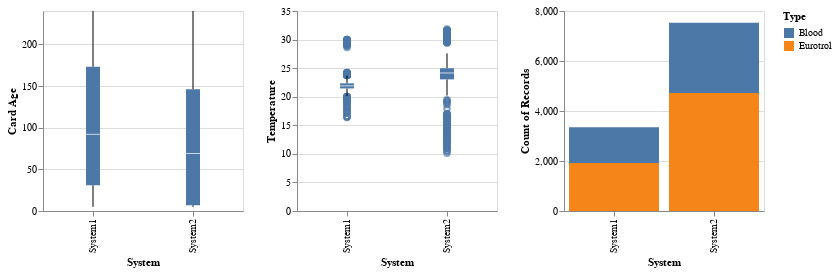

Source (notebook cell):
### Code cell
import altair as alt
from altair_data_server import data_server
alt.data_transformers.enable('vegafusion')
A_Merged = pd.concat([A1_Merged, A2_Merged], ignore_index=True)
A_Merged = A_Merged.assign(System=np.where(A_Merged.index < len(A1_Merged), 'System1', 'System2'))
df = A_Merged[['FluidType','AgeOfCardInDaysAtTimeOfTest','AmbientTemperature','System']]
df['Type'] = df['FluidType'].apply(lambda x: 'Eurotrol' if x.startswith('Eurotrol') else 'Blood')
cardage = alt.Chart(df).mark_boxplot().encode(
    y=alt.Y('AgeOfCardInDaysAtTimeOfTest:Q', title='Card Age'),
    x='System'
    ).properties(width=200, height=200)

temperature = alt.Chart(df).mark_boxplot().encode(
    y=alt.Y('AmbientTemperature:Q',title='Temperature'),
    x='System'
).properties(width=200, height=200)

FluidType = alt.Chart(df).mark_bar().encode(
    x='System:N',
    y='count()',
    color='Type'
).properties(width=200, height=200)

cardage | temperature | FluidType

### Figure 1 — Vega specification as saved in the notebook (floating-point values rounded to 4 significant figures; data arrays with more than 128 entries replaced by an {"elided": "..."} marker saying what was removed)
{"$schema": "https://vega.github.io/schema/vega/v5.json", "data": [{"name": "source_0"}, {"name": "data_0"}, {"name": "data_1", "values": []}, {"name": "data_2"}, {"name": "data_3", "values": [{"System": "System1", "lower_box_AgeOfCardInDaysAtTimeOfTest": 31.0, "lower_whisker_AgeOfCardInDaysAtTimeOfTest": 5, "upper_whisker_AgeOfCardInDaysAtTimeOfTest": 240}, {"System": "System2", "lower_box_AgeOfCardInDaysAtTimeOfTest": 7.0, "lower_whisker_AgeOfCardInDaysAtTimeOfTest": 5, "upper_whisker_AgeOfCardInDaysAtTimeOfTest": 240}]}, {"name": "data_4", "values": [{"System": "System1", "lower_whisker_AgeOfCardInDaysAtTimeOfTest": 5, "upper_box_AgeOfCardInDaysAtTimeOfTest": 173.0, "upper_whisker_AgeOfCardInDaysAtTimeOfTest": 240}, {"System": "System2", "lower_whisker_AgeOfCardInDaysAtTimeOfTest": 5, "upper_box_AgeOfCardInDaysAtTimeOfTest": 146.0, "upper_whisker_AgeOfCardInDaysAtTimeOfTest": 240}]}, {"name": "data_5"}, {"name": "data_6", "values": {"elided": "289 records"}}, {"name": "data_7"}, {"name": "data_8", "values": [{"System": "System1", "lower_box_AmbientTemperature": 21.45, "lower_whisker_AmbientTemperature": 20.12, "upper_whisker_AmbientTemperature": 23.68}, {"System": "System2", "lower_box_AmbientTemperature": 23.03, "lower_whisker_AmbientTemperature": 20.19, "upper_whisker_AmbientTemperature": 27.58}]}, {"name": "data_9", "values": [{"System": "System1", "lower_whisker_AmbientTemperature": 20.12, "upper_box_AmbientTemperature": 22.34, "upper_whisker_AmbientTemperature": 23.68}, {"System": "System2", "lower_whisker_AmbientTemperature": 20.19, "upper_box_AmbientTemperature": 24.98, "upper_whisker_AmbientTemperature": 27.58}]}, {"name": "data_10"}, {"name": "data_11", "values": [{"System": "System1", "lower_box_AmbientTemperature": 21.45, "max_AmbientTemperature": 30.02, "mid_box_AmbientTemperature": 21.9, "min_AmbientTemperature": 16.35, "upper_box_AmbientTemperature": 22.34}, {"System": "System2", "lower_box_AmbientTemperature": 23.03, "max_AmbientTemperature": 31.85, "mid_box_AmbientTemperature": 24.16, "min_AmbientTemperature": 10.13, "upper_box_AmbientTemperature": 24.98}]}, {"name": "data_12", "values": [{"System": "System1", "lower_box_AmbientTemperature": 21.45, "max_AmbientTemperature": 30.02, "mid_box_AmbientTemperature": 21.9, "min_AmbientTemperature": 16.35, "upper_box_AmbientTemperature": 22.34}, {"System": "System2", "lower_box_AmbientTemperature": 23.03, "max_AmbientTemperature": 31.85, "mid_box_AmbientTemperature": 24.16, "min_AmbientTemperature": 10.13, "upper_box_AmbientTemperature": 24.98}]}, {"name": "data_13", "values": [{"System": "System1", "lower_box_AgeOfCardInDaysAtTimeOfTest": 31.0, "max_AgeOfCardInDaysAtTimeOfTest": 240, "mid_box_AgeOfCardInDaysAtTimeOfTest": 92, "min_AgeOfCardInDaysAtTimeOfTest": 5, "upper_box_AgeOfCardInDaysAtTimeOfTest": 173.0}, {"System": "System2", "lower_box_AgeOfCardInDaysAtTimeOfTest": 7.0, "max_AgeOfCardInDaysAtTimeOfTest": 240, "mid_box_AgeOfCardInDaysAtTimeOfTest": 69, "min_AgeOfCardInDaysAtTimeOfTest": 5, "upper_box_AgeOfCardInDaysAtTimeOfTest": 146.0}]}, {"name": "data_14", "values": [{"System": "System1", "lower_box_AgeOfCardInDaysAtTimeOfTest": 31.0, "max_AgeOfCardInDaysAtTimeOfTest": 240, "mid_box_AgeOfCardInDaysAtTimeOfTest": 92, "min_AgeOfCardInDaysAtTimeOfTest": 5, "upper_box_AgeOfCardInDaysAtTimeOfTest": 173.0}, {"System": "System2", "lower_box_AgeOfCardInDaysAtTimeOfTest": 7.0, "max_AgeOfCardInDaysAtTimeOfTest": 240, "mid_box_AgeOfCardInDaysAtTimeOfTest": 69, "min_AgeOfCardInDaysAtTimeOfTest": 5, "upper_box_AgeOfCardInDaysAtTimeOfTest": 146.0}]}, {"name": "data_15", "values": [{"System": "System1", "Type": "Eurotrol", "__count": 1916, "__count_end": 1916.0, "__count_start": 0.0}, {"System": "System1", "Type": "Blood", "__count": 1433, "__count_end": 3349.0, "__count_start": 1916.0}, {"System": "System2", "Type": "Eurotrol", "__count": 4724, "__count_end": 4724.0, "__count_start": 0.0}, {"System": "System2", "Type": "Blood", "__count": 2811, "__count_end": 7535.0, "__count_start": 4724.0}]}, {"name": "data_15_color_domain_Type", "values": [{"Type": "Eurotrol"}, {"Type": "Blood"}]}, {"name": "data_1_concat_0_x_domain_System_0", "values": []}, {"name": "data_3_concat_0_x_domain_System_1", "values": [{"System": "System1"}, {"System": "System2"}]}, {"name": "data_4_concat_0_x_domain_System_2", "values": [{"System": "System1"}, {"System": "System2"}]}, {"name": "data_13_concat_0_x_domain_System_3", "values": [{"System": "System1"}, {"System": "System2"}]}, {"name": "data_14_concat_0_x_domain_System_4", "values": [{"System": "System1"}, {"System": "System2"}]}, {"name": "data_6_concat_1_x_domain_System_0", "values": [{"System": "System1"}, {"System": "System2"}]}, {"name": "data_8_concat_1_x_domain_System_1", "values": [{"System": "System1"}, {"System": "System2"}]}, {"name": "data_9_concat_1_x_domain_System_2", "values": [{"System": "System1"}, {"System": "System2"}]}, {"name": "data_11_concat_1_x_domain_System_3", "values": [{"System": "System1"}, {"System": "System2"}]}, {"name": "data_12_concat_1_x_domain_System_4", "values": [{"System": "System1"}, {"System": "System2"}]}, {"name": "data_15_concat_2_x_domain_System", "values": [{"System": "System1"}, {"System": "System2"}]}], "signals": [{"name": "childWidth", "value": 200}], "marks": [{"type": "group", "name": "concat_0_group", "encode": {"update": {"height": {"signal": "height"}, "width": {"signal": "childWidth"}}}, "marks": [{"type": "symbol", "name": "concat_0_layer_0_layer_0_marks", "from": {"data": "data_1"}, "encode": {"update": {"ariaRoleDescription": {"value": "point"}, "opacity": {"value": 0.7}, "stroke": {"value": "#4c78a8"}, "fill": {"value": "transparent"}, "description": {"signal": "\"System: \" + (isValid(datum[\"System\"]) ? datum[\"System\"] : \"\"+datum[\"System\"]) + \"; Card Age: \" + (format(datum[\"AgeOfCardInDaysAtTimeOfTest\"], \"\"))"}, "x": {"field": "System", "scale": "concat_0_x", "band": 0.5}, "y": {"field": "AgeOfCardInDaysAtTimeOfTest", "scale": "concat_0_y"}}}, "style": ["point", "boxplot-outliers"]}, {"type": "rule", "name": "concat_0_layer_0_layer_1_layer_0_marks", "from": {"data": "data_3"}, "encode": {"update": {"y": {"field": "lower_whisker_AgeOfCardInDaysAtTimeOfTest", "scale": "concat_0_y"}, "tooltip": {"signal": "{\"Upper Whisker of Card Age\": format(datum[\"upper_whisker_AgeOfCardInDaysAtTimeOfTest\"], \"\"), \"Lower Whisker of Card Age\": format(datum[\"lower_whisker_AgeOfCardInDaysAtTimeOfTest\"], \"\"), \"System\": isValid(datum[\"System\"]) ? datum[\"System\"] : \"\"+datum[\"System\"]}"}, "stroke": {"value": "black"}, "x": {"field": "System", "scale": "concat_0_x", "band": 0.5}, "y2": {"field": "lower_box_AgeOfCardInDaysAtTimeOfTest", "scale": "concat_0_y"}}}, "aria": false, "style": ["rule", "boxplot-rule"]}, {"type": "rule", "name": "concat_0_layer_0_layer_1_layer_1_marks", "from": {"data": "data_4"}, "encode": {"update": {"y2": {"field": "upper_whisker_AgeOfCardInDaysAtTimeOfTest", "scale": "concat_0_y"}, "stroke": {"value": "black"}, "tooltip": {"signal": "{\"Upper Whisker of Card Age\": format(datum[\"upper_whisker_AgeOfCardInDaysAtTimeOfTest\"], \"\"), \"Lower Whisker of Card Age\": format(datum[\"lower_whisker_AgeOfCardInDaysAtTimeOfTest\"], \"\"), \"System\": isValid(datum[\"System\"]) ? datum[\"System\"] : \"\"+datum[\"System\"]}"}, "x": {"field": "System", "scale": "concat_0_x", "band": 0.5}, "y": {"field": "upper_box_AgeOfCardInDaysAtTimeOfTest", "scale": "concat_0_y"}}}, "aria": false, "style": ["rule", "boxplot-rule"]}, {"type": "rect", "name": "concat_0_layer_1_layer_0_marks", "from": {"data": "data_13"}, "encode": {"update": {"fill": {"value": "#4c78a8"}, "description": {"signal": "\"System: \" + (isValid(datum[\"System\"]) ? datum[\"System\"] : \"\"+datum[\"System\"]) + \"; Card Age: \" + (format(datum[\"lower_box_AgeOfCardInDaysAtTimeOfTest\"], \"\")) + \"; upper_box_AgeOfCardInDaysAtTimeOfTest: \" + (format(datum[\"upper_box_AgeOfCardInDaysAtTimeOfTest\"], \"\")) + \"; Max of Card Age: \" + (format(datum[\"max_AgeOfCardInDaysAtTimeOfTest\"], \"\")) + \"; Q3 of Card Age: \" + (format(datum[\"upper_box_AgeOfCardInDaysAtTimeOfTest\"], \"\")) + \"; Median of Card Age: \" + (format(datum[\"mid_box_AgeOfCardInDaysAtTimeOfTest\"], \"\")) + \"; Q1 of Card Age: \" + (format(datum[\"lower_box_AgeOfCardInDaysAtTimeOfTest\"], \"\")) + \"; Min of Card Age: \" + (format(datum[\"min_AgeOfCardInDaysAtTimeOfTest\"], \"\"))"}, "xc": {"field": "System", "scale": "concat_0_x", "band": 0.5}, "width": {"value": 14}, "y2": {"field": "upper_box_AgeOfCardInDaysAtTimeOfTest", "scale": "concat_0_y"}, "tooltip": {"signal": "{\"Max of Card Age\": format(datum[\"max_AgeOfCardInDaysAtTimeOfTest\"], \"\"), \"Q3 of Card Age\": format(datum[\"upper_box_AgeOfCardInDaysAtTimeOfTest\"], \"\"), \"Median of Card Age\": format(datum[\"mid_box_AgeOfCardInDaysAtTimeOfTest\"], \"\"), \"Q1 of Card Age\": format(datum[\"lower_box_AgeOfCardInDaysAtTimeOfTest\"], \"\"), \"Min of Card Age\": format(datum[\"min_AgeOfCardInDaysAtTimeOfTest\"], \"\"), \"System\": isValid(datum[\"System\"]) ? datum[\"System\"] : \"\"+datum[\"System\"]}"}, "ariaRoleDescription": {"value": "box"}, "y": {"field": "lower_box_AgeOfCardInDaysAtTimeOfTest", "scale": "concat_0_y"}}}, "style": ["bar", "boxplot-box"]}, {"type": "rect", "name": "concat_0_layer_1_layer_1_marks", "from": {"data": "data_14"}, "encode": {"update": {"yc": {"field": "mid_box_AgeOfCardInDaysAtTimeOfTest", "scale": "concat_0_y"}, "tooltip": {"signal": "{\"Max of Card Age\": format(datum[\"max_AgeOfCardInDaysAtTimeOfTest\"], \"\"), \"Q3 of Card Age\": format(datum[\"upper_box_AgeOfCardInDaysAtTimeOfTest\"], \"\"), \"Median of Card Age\": format(datum[\"mid_box_AgeOfCardInDaysAtTimeOfTest\"], \"\"), \"Q1 of Card Age\": format(datum[\"lower_box_AgeOfCardInDaysAtTimeOfTest\"], \"\"), \"Min of Card Age\": format(datum[\"min_AgeOfCardInDaysAtTimeOfTest\"], \"\"), \"System\": isValid(datum[\"System\"]) ? datum[\"System\"] : \"\"+datum[\"System\"]}"}, "fill": {"value": "white"}, "opacity": {"value": 0.7}, "xc": {"field": "System", "scale": "concat_0_x", "band": 0.5}, "width": {"value": 14}, "height": {"value": 1}}}, "style": ["tick", "boxplot-median"], "aria": false}], "axes": [{"scale": "concat_0_y", "maxExtent": 0, "gridScale": "concat_0_x", "aria": false, "ticks": false, "orient": "left", "tickCount": {"signal": "ceil(height/40)"}, "zindex": 0, "labels": false, "domain": false, "minExtent": 0, "grid": true}, {"scale": "concat_0_x", "title": "System", "orient": "bottom", "labelBaseline": "middle", "labelAngle": 270, "zindex": 0, "grid": false, "labelAlign": "right"}, {"scale": "concat_0_y", "zindex": 0, "grid": false, "orient": "left", "labelOverlap": true, "title": "Card Age", "tickCount": {"signal": "ceil(height/40)"}}], "style": "cell"}, {"type": "group", "name": "concat_1_group", "encode": {"update": {"width": {"signal": "childWidth"}, "height": {"signal": "height"}}}, "marks": [{"type": "symbol", "name": "concat_1_layer_0_layer_0_marks", "from": {"data": "data_6"}, "encode": {"update": {"description": {"signal": "\"System: \" + (isValid(datum[\"System\"]) ? datum[\"System\"] : \"\"+datum[\"System\"]) + \"; Temperature: \" + (format(datum[\"AmbientTemperature\"], \"\"))"}, "opacity": {"value": 0.7}, "fill": {"value": "transparent"}, "ariaRoleDescription": {"value": "point"}, "x": {"field": "System", "scale": "concat_1_x", "band": 0.5}, "y": {"field": "AmbientTemperature", "scale": "concat_1_y"}, "stroke": {"value": "#4c78a8"}}}, "style": ["point", "boxplot-outliers"]}, {"type": "rule", "name": "concat_1_layer_0_layer_1_layer_0_marks", "from": {"data": "data_8"}, "encode": {"update": {"y": {"field": "lower_whisker_AmbientTemperature", "scale": "concat_1_y"}, "x": {"field": "System", "scale": "concat_1_x", "band": 0.5}, "tooltip": {"signal": "{\"Upper Whisker of Temperature\": format(datum[\"upper_whisker_AmbientTemperature\"], \"\"), \"Lower Whisker of Temperature\": format(datum[\"lower_whisker_AmbientTemperature\"], \"\"), \"System\": isValid(datum[\"System\"]) ? datum[\"System\"] : \"\"+datum[\"System\"]}"}, "stroke": {"value": "black"}, "y2": {"field": "lower_box_AmbientTemperature", "scale": "concat_1_y"}}}, "aria": false, "style": ["rule", "boxplot-rule"]}, {"type": "rule", "name": "concat_1_layer_0_layer_1_layer_1_marks", "from": {"data": "data_9"}, "encode": {"update": {"y2": {"field": "upper_whisker_AmbientTemperature", "scale": "concat_1_y"}, "y": {"field": "upper_box_AmbientTemperature", "scale": "concat_1_y"}, "x": {"field": "System", "scale": "concat_1_x", "band": 0.5}, "stroke": {"value": "black"}, "tooltip": {"signal": "{\"Upper Whisker of Temperature\": format(datum[\"upper_whisker_AmbientTemperature\"], \"\"), \"Lower Whisker of Temperature\": format(datum[\"lower_whisker_AmbientTemperature\"], \"\"), \"System\": isValid(datum[\"System\"]) ? datum[\"System\"] : \"\"+datum[\"System\"]}"}}}, "aria": false, "style": ["rule", "boxplot-rule"]}, {"type": "rect", "name": "concat_1_layer_1_layer_0_marks", "from": {"data": "data_11"}, "encode": {"update": {"width": {"value": 14}, "description": {"signal": "\"System: \" + (isValid(datum[\"System\"]) ? datum[\"System\"] : \"\"+datum[\"System\"]) + \"; Temperature: \" + (format(datum[\"lower_box_AmbientTemperature\"], \"\")) + \"; upper_box_AmbientTemperature: \" + (format(datum[\"upper_box_AmbientTemperature\"], \"\")) + \"; Max of Temperature: \" + (format(datum[\"max_AmbientTemperature\"], \"\")) + \"; Q3 of Temperature: \" + (format(datum[\"upper_box_AmbientTemperature\"], \"\")) + \"; Median of Temperature: \" + (format(datum[\"mid_box_AmbientTemperature\"], \"\")) + \"; Q1 of Temperature: \" + (format(datum[\"lower_box_AmbientTemperature\"], \"\")) + \"; Min of Temperature: \" + (format(datum[\"min_AmbientTemperature\"], \"\"))"}, "y2": {"field": "upper_box_AmbientTemperature", "scale": "concat_1_y"}, "ariaRoleDescription": {"value": "box"}, "fill": {"value": "#4c78a8"}, "y": {"field": "lower_box_AmbientTemperature", "scale": "concat_1_y"}, "xc": {"field": "System", "scale": "concat_1_x", "band": 0.5}, "tooltip": {"signal": "{\"Max of Temperature\": format(datum[\"max_AmbientTemperature\"], \"\"), \"Q3 of Temperature\": format(datum[\"upper_box_AmbientTemperature\"], \"\"), \"Median of Temperature\": format(datum[\"mid_box_AmbientTemperature\"], \"\"), \"Q1 of Temperature\": format(datum[\"lower_box_AmbientTemperature\"], \"\"), \"Min of Temperature\": format(datum[\"min_AmbientTemperature\"], \"\"), \"System\": isValid(datum[\"System\"]) ? datum[\"System\"] : \"\"+datum[\"System\"]}"}}}, "style": ["bar", "boxplot-box"]}, {"type": "rect", "name": "concat_1_layer_1_layer_1_marks", "from": {"data": "data_12"}, "encode": {"update": {"yc": {"field": "mid_box_AmbientTemperature", "scale": "concat_1_y"}, "tooltip": {"signal": "{\"Max of Temperature\": format(datum[\"max_AmbientTemperature\"], \"\"), \"Q3 of Temperature\": format(datum[\"upper_box_AmbientTemperature\"], \"\"), \"Median of Temperature\": format(datum[\"mid_box_AmbientTemperature\"], \"\"), \"Q1 of Temperature\": format(datum[\"lower_box_AmbientTemperature\"], \"\"), \"Min of Temperature\": format(datum[\"min_AmbientTemperature\"], \"\"), \"System\": isValid(datum[\"System\"]) ? datum[\"System\"] : \"\"+datum[\"System\"]}"}, "xc": {"field": "System", "scale": "concat_1_x", "band": 0.5}, "width": {"value": 14}, "height": {"value": 1}, "opacity": {"value": 0.7}, "fill": {"value": "white"}}}, "aria": false, "style": ["tick", "boxplot-median"]}], "axes": [{"scale": "concat_1_y", "tickCount": {"signal": "ceil(height/40)"}, "labels": false, "zindex": 0, "gridScale": "concat_1_x", "orient": "left", "aria": false, "minExtent": 0, "grid": true, "domain": false, "maxExtent": 0, "ticks": false}, {"scale": "concat_1_x", "grid": false, "orient": "bottom", "labelAlign": "right", "labelAngle": 270, "labelBaseline": "middle", "zindex": 0, "title": "System"}, {"scale": "concat_1_y", "labelOverlap": true, "zindex": 0, "grid": false, "orient": "left", "title": "Temperature", "tickCount": {"signal": "ceil(height/40)"}}], "style": "cell"}, {"type": "group", "name": "concat_2_group", "encode": {"update": {"height": {"signal": "height"}, "width": {"signal": "childWidth"}}}, "marks": [{"type": "rect", "name": "concat_2_marks", "from": {"data": "data_15"}, "encode": {"update": {"fill": {"field": "Type", "scale": "color"}, "x": {"field": "System", "scale": "concat_2_x"}, "y": {"field": "__count_end", "scale": "concat_2_y"}, "width": {"signal": "max(0.25, bandwidth('concat_2_x'))"}, "ariaRoleDescription": {"value": "bar"}, "description": {"signal": "\"System: \" + (isValid(datum[\"System\"]) ? datum[\"System\"] : \"\"+datum[\"System\"]) + \"; Count of Records: \" + (format(datum[\"__count\"], \"\")) + \"; Type: \" + (isValid(datum[\"Type\"]) ? datum[\"Type\"] : \"\"+datum[\"Type\"])"}, "y2": {"field": "__count_start", "scale": "concat_2_y"}}}, "style": ["bar"]}], "axes": [{"scale": "concat_2_y", "domain": false, "minExtent": 0, "labels": false, "tickCount": {"signal": "ceil(height/40)"}, "orient": "left", "grid": true, "maxExtent": 0, "gridScale": "concat_2_x", "aria": false, "ticks": false, "zindex": 0}, {"scale": "concat_2_x", "labelBaseline": "middle", "grid": false, "title": "System", "orient": "bottom", "labelAlign": "right", "zindex": 0, "labelAngle": 270}, {"scale": "concat_2_y", "title": "Count of Records", "grid": false, "zindex": 0, "labelOverlap": true, "orient": "left", "tickCount": {"signal": "ceil(height/40)"}}], "style": "cell"}], "scales": [{"name": "color", "type": "ordinal", "domain": {"data": "data_15_color_domain_Type", "field": "Type", "sort": true}, "range": "category"}, {"name": "concat_0_x", "type": "band", "domain": {"fields": [{"data": "data_1_concat_0_x_domain_System_0", "field": "System"}, {"data": "data_3_concat_0_x_domain_System_1", "field": "System"}, {"data": "data_4_concat_0_x_domain_System_2", "field": "System"}, {"data": "data_13_concat_0_x_domain_System_3", "field": "System"}, {"data": "data_14_concat_0_x_domain_System_4", "field": "System"}], "sort": true}, "range": [0, {"signal": "childWidth"}], "paddingInner": 0, "paddingOuter": 0}, {"name": "concat_0_y", "type": "linear", "domain": {"fields": [{"data": "data_1", "field": "AgeOfCardInDaysAtTimeOfTest"}, {"data": "data_3", "field": "lower_whisker_AgeOfCardInDaysAtTimeOfTest"}, {"data": "data_3", "field": "lower_box_AgeOfCardInDaysAtTimeOfTest"}, {"data": "data_4", "field": "upper_box_AgeOfCardInDaysAtTimeOfTest"}, {"data": "data_4", "field": "upper_whisker_AgeOfCardInDaysAtTimeOfTest"}, {"data": "data_13", "field": "lower_box_AgeOfCardInDaysAtTimeOfTest"}, {"data": "data_13", "field": "upper_box_AgeOfCardInDaysAtTimeOfTest"}, {"data": "data_14", "field": "mid_box_AgeOfCardInDaysAtTimeOfTest"}]}, "range": [{"signal": "height"}, 0], "nice": true, "zero": true}, {"name": "concat_1_x", "type": "band", "domain": {"fields": [{"data": "data_6_concat_1_x_domain_System_0", "field": "System"}, {"data": "data_8_concat_1_x_domain_System_1", "field": "System"}, {"data": "data_9_concat_1_x_domain_System_2", "field": "System"}, {"data": "data_11_concat_1_x_domain_System_3", "field": "System"}, {"data": "data_12_concat_1_x_domain_System_4", "field": "System"}], "sort": true}, "range": [0, {"signal": "childWidth"}], "paddingInner": 0, "paddingOuter": 0}, {"name": "concat_1_y", "type": "linear", "domain": {"fields": [{"data": "data_6", "field": "AmbientTemperature"}, {"data": "data_8", "field": "lower_whisker_AmbientTemperature"}, {"data": "data_8", "field": "lower_box_AmbientTemperature"}, {"data": "data_9", "field": "upper_box_AmbientTemperature"}, {"data": "data_9", "field": "upper_whisker_AmbientTemperature"}, {"data": "data_11", "field": "lower_box_AmbientTemperature"}, {"data": "data_11", "field": "upper_box_AmbientTemperature"}, {"data": "data_12", "field": "mid_box_AmbientTemperature"}]}, "range": [{"signal": "height"}, 0], "nice": true, "zero": true}, {"name": "concat_2_x", "type": "band", "domain": {"data": "data_15_concat_2_x_domain_System", "field": "System", "sort": true}, "range": [0, {"signal": "childWidth"}], "paddingOuter": 0.05, "paddingInner": 0.1}, {"name": "concat_2_y", "type": "linear", "domain": {"data": "data_15", "fields": ["__count_start", "__count_end"]}, "range": [{"signal": "height"}, 0], "nice": true, "zero": true}], "background": "white", "padding": 5, "height": 200, "layout": {"padding": 20, "bounds": "full", "align": "each"}, "legends": [{"fill": "color", "symbolType": "square", "title": "Type"}]}
